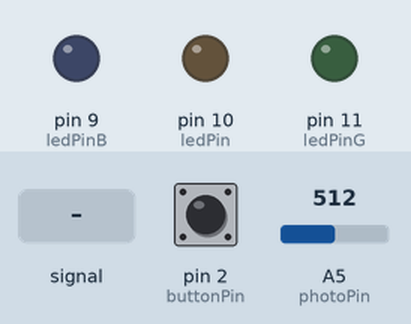
Simulated run of this sketch. Board: Arduino Uno, built with avr-gcc and run on an emulated ATmega328P. Shown: output pins drawn as LEDs (lit = HIGH). The test bench sets the inputs (shaded band); at power-on: pin 2 (buttonPin) LOW, A5 (photoPin) = 512. What the sketch prints to the serial monitor is not drawn.

Above: at 1.2 s.
1.3 s: A5 (photoPin) fed a 200 Hz sine of ±460 counts around its level
At 1.79 s:
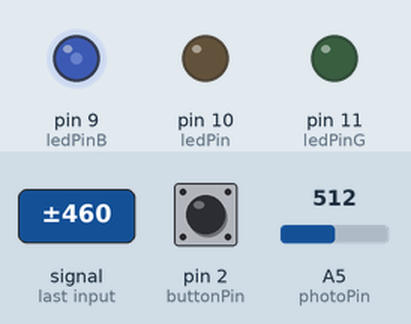
4.3 s: pin 2 (buttonPin) pulled HIGH for 0.15 s
At 6.05 s:
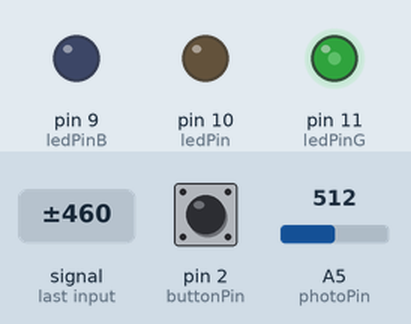
7.3 s: pin 2 (buttonPin) pulled HIGH for 1 s
At 9.17 s:
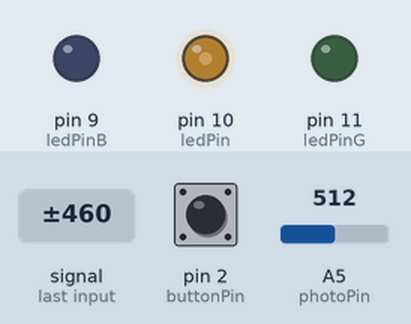
10.3 s: pin 2 (buttonPin) pulled HIGH for 0.15 s
13.3 s: A5 (photoPin) set to 90
Timing chart, 0 to 17.3 s (numbered marks = the images above; inputs shaded):
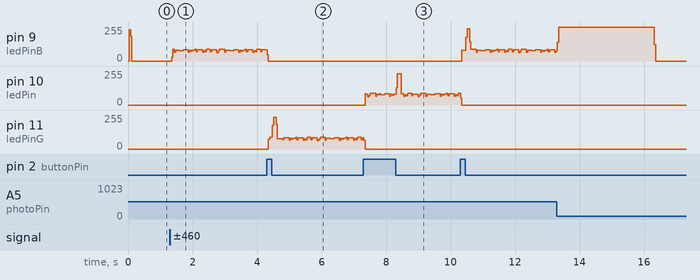

The sketch:

nightLight2.ino
```cpp
 const int buttonPin = 2;     // the number of the pushbutton pin
int buttonPushCounter = 1;   // counter for the number of button presses
int buttonState = 0;         // current state of the button
int lastButtonState = 0;     // previous state of the button
int photoPin = 5;// Photoresistor - light detector
int photoVal = 0;
const int ledPin = 10; // orange LED
int ledVal = LOW;
const int ledPinG = 11; // green LED
int ledValG = LOW;
const int ledPinB = 9; // blue LED
int ledValB = LOW;
long Time = 0; // 20 min time count.
long twoMinDark = 0;
long twoMinLight = 0;
void setup() {
  // put your setup code here, to run once:
  pinMode(ledPin, OUTPUT);
  pinMode(ledPinB, OUTPUT);
  pinMode(ledPinG, OUTPUT);
  pinMode(buttonPin, INPUT);
  Serial.begin(9600);
}
void loop() {
  // put your main code here, to run repeatedly:
  photoVal = analogRead(photoPin); // translates the photoresistor's values into LED values.
  buttonState = digitalRead(buttonPin);
//the button controls different tasks because of the buttonPushCounter:
    if (buttonState != lastButtonState) { // if the state has changed, increment the counter
      if (buttonState == HIGH) { // if the current state is HIGH then the button went from off to on:
        buttonPushCounter++;
        if (buttonPushCounter == 4) {
          buttonPushCounter = 1;
        }
      }
    }
  if(photoVal<100){
    Time ++; //when it gets dark, time starts to count.
    if( Time > 1 && Time < 500 && buttonPushCounter == 1 ) { // during the 20 min count, the blue LED is on.
      digitalWrite(ledPinB, HIGH);
      digitalWrite(ledPin, LOW);
      digitalWrite(ledPinG, LOW);
    }
    if( Time > 1 && Time < 500 && buttonPushCounter == 2 ) {// during the 20 min count, the green LED is on.
      digitalWrite(ledPinB, LOW);
      digitalWrite(ledPin, LOW);
      digitalWrite(ledPinG, HIGH);
    }
    if(Time > 1 && Time < 500 && buttonPushCounter == 3) { // during the 20 min count, the orange LED is on.
      digitalWrite(ledPin, HIGH);
      digitalWrite(ledPinB, LOW);
      digitalWrite(ledPinG, LOW);
    }
    if(Time > 500) { // when 20 min have passed since it got dark, the LED turns off.
      digitalWrite(ledPin, LOW);
      digitalWrite(ledPinB, LOW);
      digitalWrite(ledPinG, LOW);
    }
// blue LED lights for a second when it's dark, after 20 min have passed
    if( Time >  500 && buttonPushCounter == 1) { // during the 20 min count, the LED is on.
      twoMinDark ++; // if the room is still dark and but 20 min have passed,
      //when the button is pressed - start another time counter, and turn on the light for a couple of seconds just to change the color.
      if(twoMinDark > 1 && twoMinDark < 100){
        digitalWrite(ledPinB, HIGH);
        digitalWrite(ledPin, LOW);
        digitalWrite(ledPinG, LOW);
      }
      else if(twoMinDark > 100) {
        digitalWrite(ledPinB, LOW);
      }
      if (buttonState == HIGH && Time > 500) {
        twoMinDark = 0;
      }
    }
// green LED lights for a second when it's dark, after 20 min have passed
    if( Time >  500 && buttonPushCounter == 2) { // during the 20 min count, the LED is on.
      twoMinDark ++; // if the room is still dark and but 20 min have passed,
      //when the button is pressed - start another time counter, and turn on the light for a couple of seconds just to change the color.
      if(twoMinDark > 1 && twoMinDark < 100){
        digitalWrite(ledPinB, LOW);
        digitalWrite(ledPin, LOW);
        digitalWrite(ledPinG, HIGH);
      }
      else if(twoMinDark > 100) {
        digitalWrite(ledPinG, LOW);
      }
      if (buttonState == HIGH && Time > 500) {
        twoMinDark = 0;
      }
    }
// orange LED lights for a second when it's dark, after 20 min have passed
    if( Time >  500 && buttonPushCounter == 3) { // during the 20 min count, the LED is on.
      twoMinDark ++; // if the room is still dark and but 20 min have passed,
      //when the button is pressed - start another time counter, and turn on the light for a couple of seconds just to change the color.
      if(twoMinDark > 1 && twoMinDark < 100){
        digitalWrite(ledPinB, LOW);
        digitalWrite(ledPin, HIGH);
        digitalWrite(ledPinG, LOW);
      }
      else if(twoMinDark > 100) {
        digitalWrite(ledPin, LOW);
      }
      if (buttonState == HIGH && Time > 500) {
        twoMinDark = 0;
      }
    }
    Serial.println(Time);
  }
  else{ // if the room is lit:
    digitalWrite(ledPin, LOW);
    digitalWrite(ledPinB, LOW);
    digitalWrite(ledPinG, LOW);
    Time = 0; // when the room is lit, Time is going back to zero, and all LED are off.


     if(buttonPushCounter == 1) { // during the 20 min count, the LED is on.
      twoMinLight ++; //
      //when the button is pressed - start another time counter, and turn on the light for a couple of seconds just to change the color.
      if(twoMinLight > 1 && twoMinLight < 500){
        digitalWrite(ledPinB, HIGH);
        digitalWrite(ledPin, LOW);
        digitalWrite(ledPinG, LOW);
      }
      else if(twoMinLight > 500) {
        digitalWrite(ledPinB, LOW);
      }
      if (buttonState == HIGH && Time == 0) {
        twoMinLight = 0;
      }
    }


   if(buttonPushCounter == 2) { // during the 20 min count, the LED is on.
      twoMinLight ++; //
      //when the button is pressed - start another time counter, and turn on the light for a couple of seconds just to change the color.
      if(twoMinLight > 1 && twoMinLight < 500){
        digitalWrite(ledPinB, LOW);
        digitalWrite(ledPin, LOW);
        digitalWrite(ledPinG, HIGH);
      }
      else if(twoMinLight > 500) {
        digitalWrite(ledPinG, LOW);
      }
      if (buttonState == HIGH && photoVal > 100) {
        twoMinLight = 0;
      }
    }


    if(buttonPushCounter == 3) { // during the 20 min count, the LED is on.
      twoMinLight ++; //
      //when the button is pressed - start another time counter, and turn on the light for a couple of seconds just to change the color.
      if(twoMinLight > 1 && twoMinLight < 500){
        digitalWrite(ledPinB, LOW);
        digitalWrite(ledPin, HIGH);
        digitalWrite(ledPinG, LOW);
      }
      else if(twoMinLight > 500) {
        digitalWrite(ledPin, LOW);
      }
      if (buttonState == HIGH && photoVal > 100) {
        twoMinLight = 0;
      }
    }

  }
  lastButtonState = buttonState;
}
```
